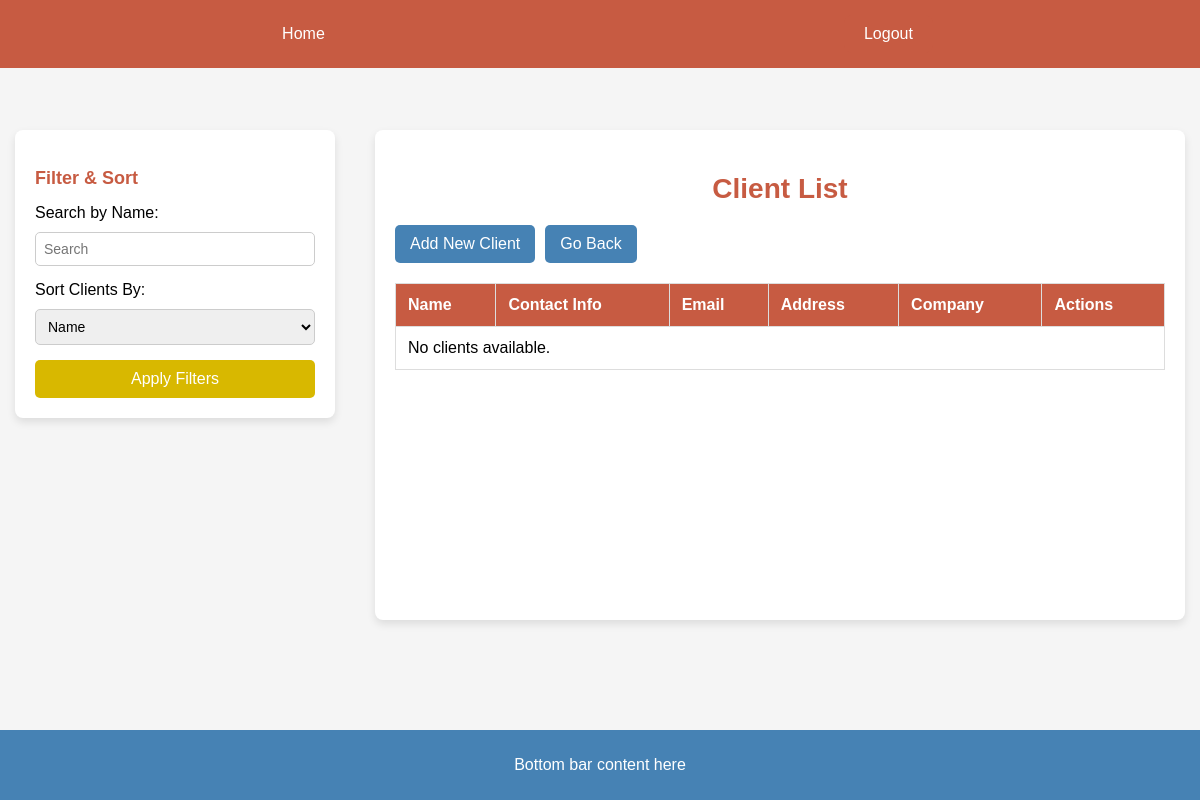
The app's page /clients/ (signed in), older data.
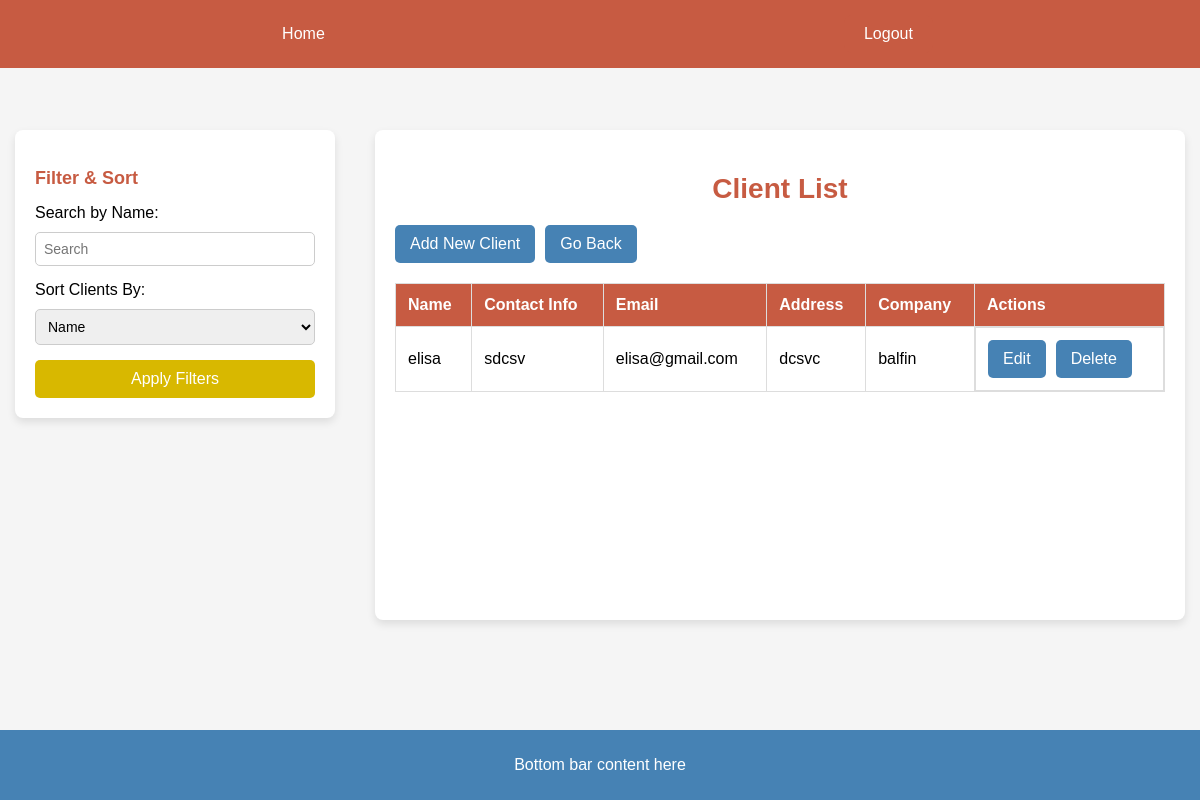
The same page, newer data.
### management/models.py (models this page shows, shortened)
class Client(models.Model):
    name = models.CharField(max_length=255)
    contact_info = models.TextField()
    email = models.EmailField(unique=True)
    address = models.TextField()
    company = models.ForeignKey(Company, on_delete=models.CASCADE, related_name="clients")

class Company(models.Model):
    owner = models.ForeignKey(settings.AUTH_USER_MODEL, on_delete=models.CASCADE)
    name = models.CharField(max_length=255)
    address = models.TextField()
    contact_email = models.EmailField(unique=True)
    contact_phone = models.CharField(max_length=20)

### management/views.py (the view)
# urls.py: path('clients/', client_list, name='client_list'),
@login_required
def client_list(request):
    clients = Client.objects.filter(company__owner=request.user)
    search_query = request.GET.get('search', '')
    sort_by = request.GET.get('sort', 'name')
    if search_query:
        clients = clients.filter(name__icontains=search_query)
    clients = clients.order_by(sort_by)
    return render(request, "client_list.html", {
        'clients': clients,
        'search_query': search_query,
        'sort_by': sort_by,
        })

### management/templates/client_list.html (shortened to what this page needs)
<!DOCTYPE html>
<html lang="en">
<head>
    {% load static %}
    <link rel="stylesheet" href="{% static 'css/templates.css' %}">
    <link rel="stylesheet" href="{% static 'css/dashboard.css' %}">
</head>
<body>
    {% include 'navbar.html' %}
    <div class="container">
        <aside class="sidebar">
            <h3>Filter & Sort</h3>
            <form method="get">
                <label for="search">Search by Name:</label>
                <input type="text" name="search" id="search" value="{{ search_query }}" placeholder="Search">
                <label for="sort">Sort Clients By:</label>
                <select name="sort" id="sort">
                    <option value="name" {% if sort_by == "name" %}selected{% endif %}>Name</option>
                </select>
                <button type="submit">Apply Filters</button>
            </form>
        </aside>
        <section class="content">
            <h1>Client List</h1>
            <div class="action-buttons">
                <a href="{% url 'management:client_create' %}" class="add-button">Add New Client</a>
                <a href="{% url 'management:leader_dashboard' %}" class="go-back">Go Back</a>
            </div>
            <table>
                <thead>
                    <tr>
                        <th>Name</th>
                        <th>Contact Info</th>
                        <th>Email</th>
                        <th>Address</th>
                        <th>Company</th>
                        <th>Actions</th>
                    </tr>
                </thead>
                <tbody>
                    {% for client in clients %}
                        <tr>
                            <td>{{ client.name }}</td>
                            <td>{{ client.contact_info }}</td>
                            <td>{{ client.email }}</td>
                            <td>{{ client.address }}</td>
                            <td>{{ client.company.name }}</td>
                            <td class="action-buttons">
                                <a href="{% url 'management:client_update' client.id %}" class="edit">Edit</a>
                                <a href="{% url 'management:client_delete' client.id %}" class="delete" onclick="return confirm('Are you sure?');">Delete</a>
                            </td>
                        </tr>
                    {% empty %}
                        <tr>
                            <td colspan="6">No clients available.</td>
                        </tr>
                    {% endfor %}
                </tbody>
            </table>
        </section>
    </div>
    {% include 'footer.html' %}
</body>
</html>

Row changes from the older to the newer data that the page shows:
added Client: name "elisa", contact_info "sdcsv", email "elisa@gmail.com", address "dcsvc", company.name "balfin"
Text that changed along with them:
text no longer shown: "No clients available."
